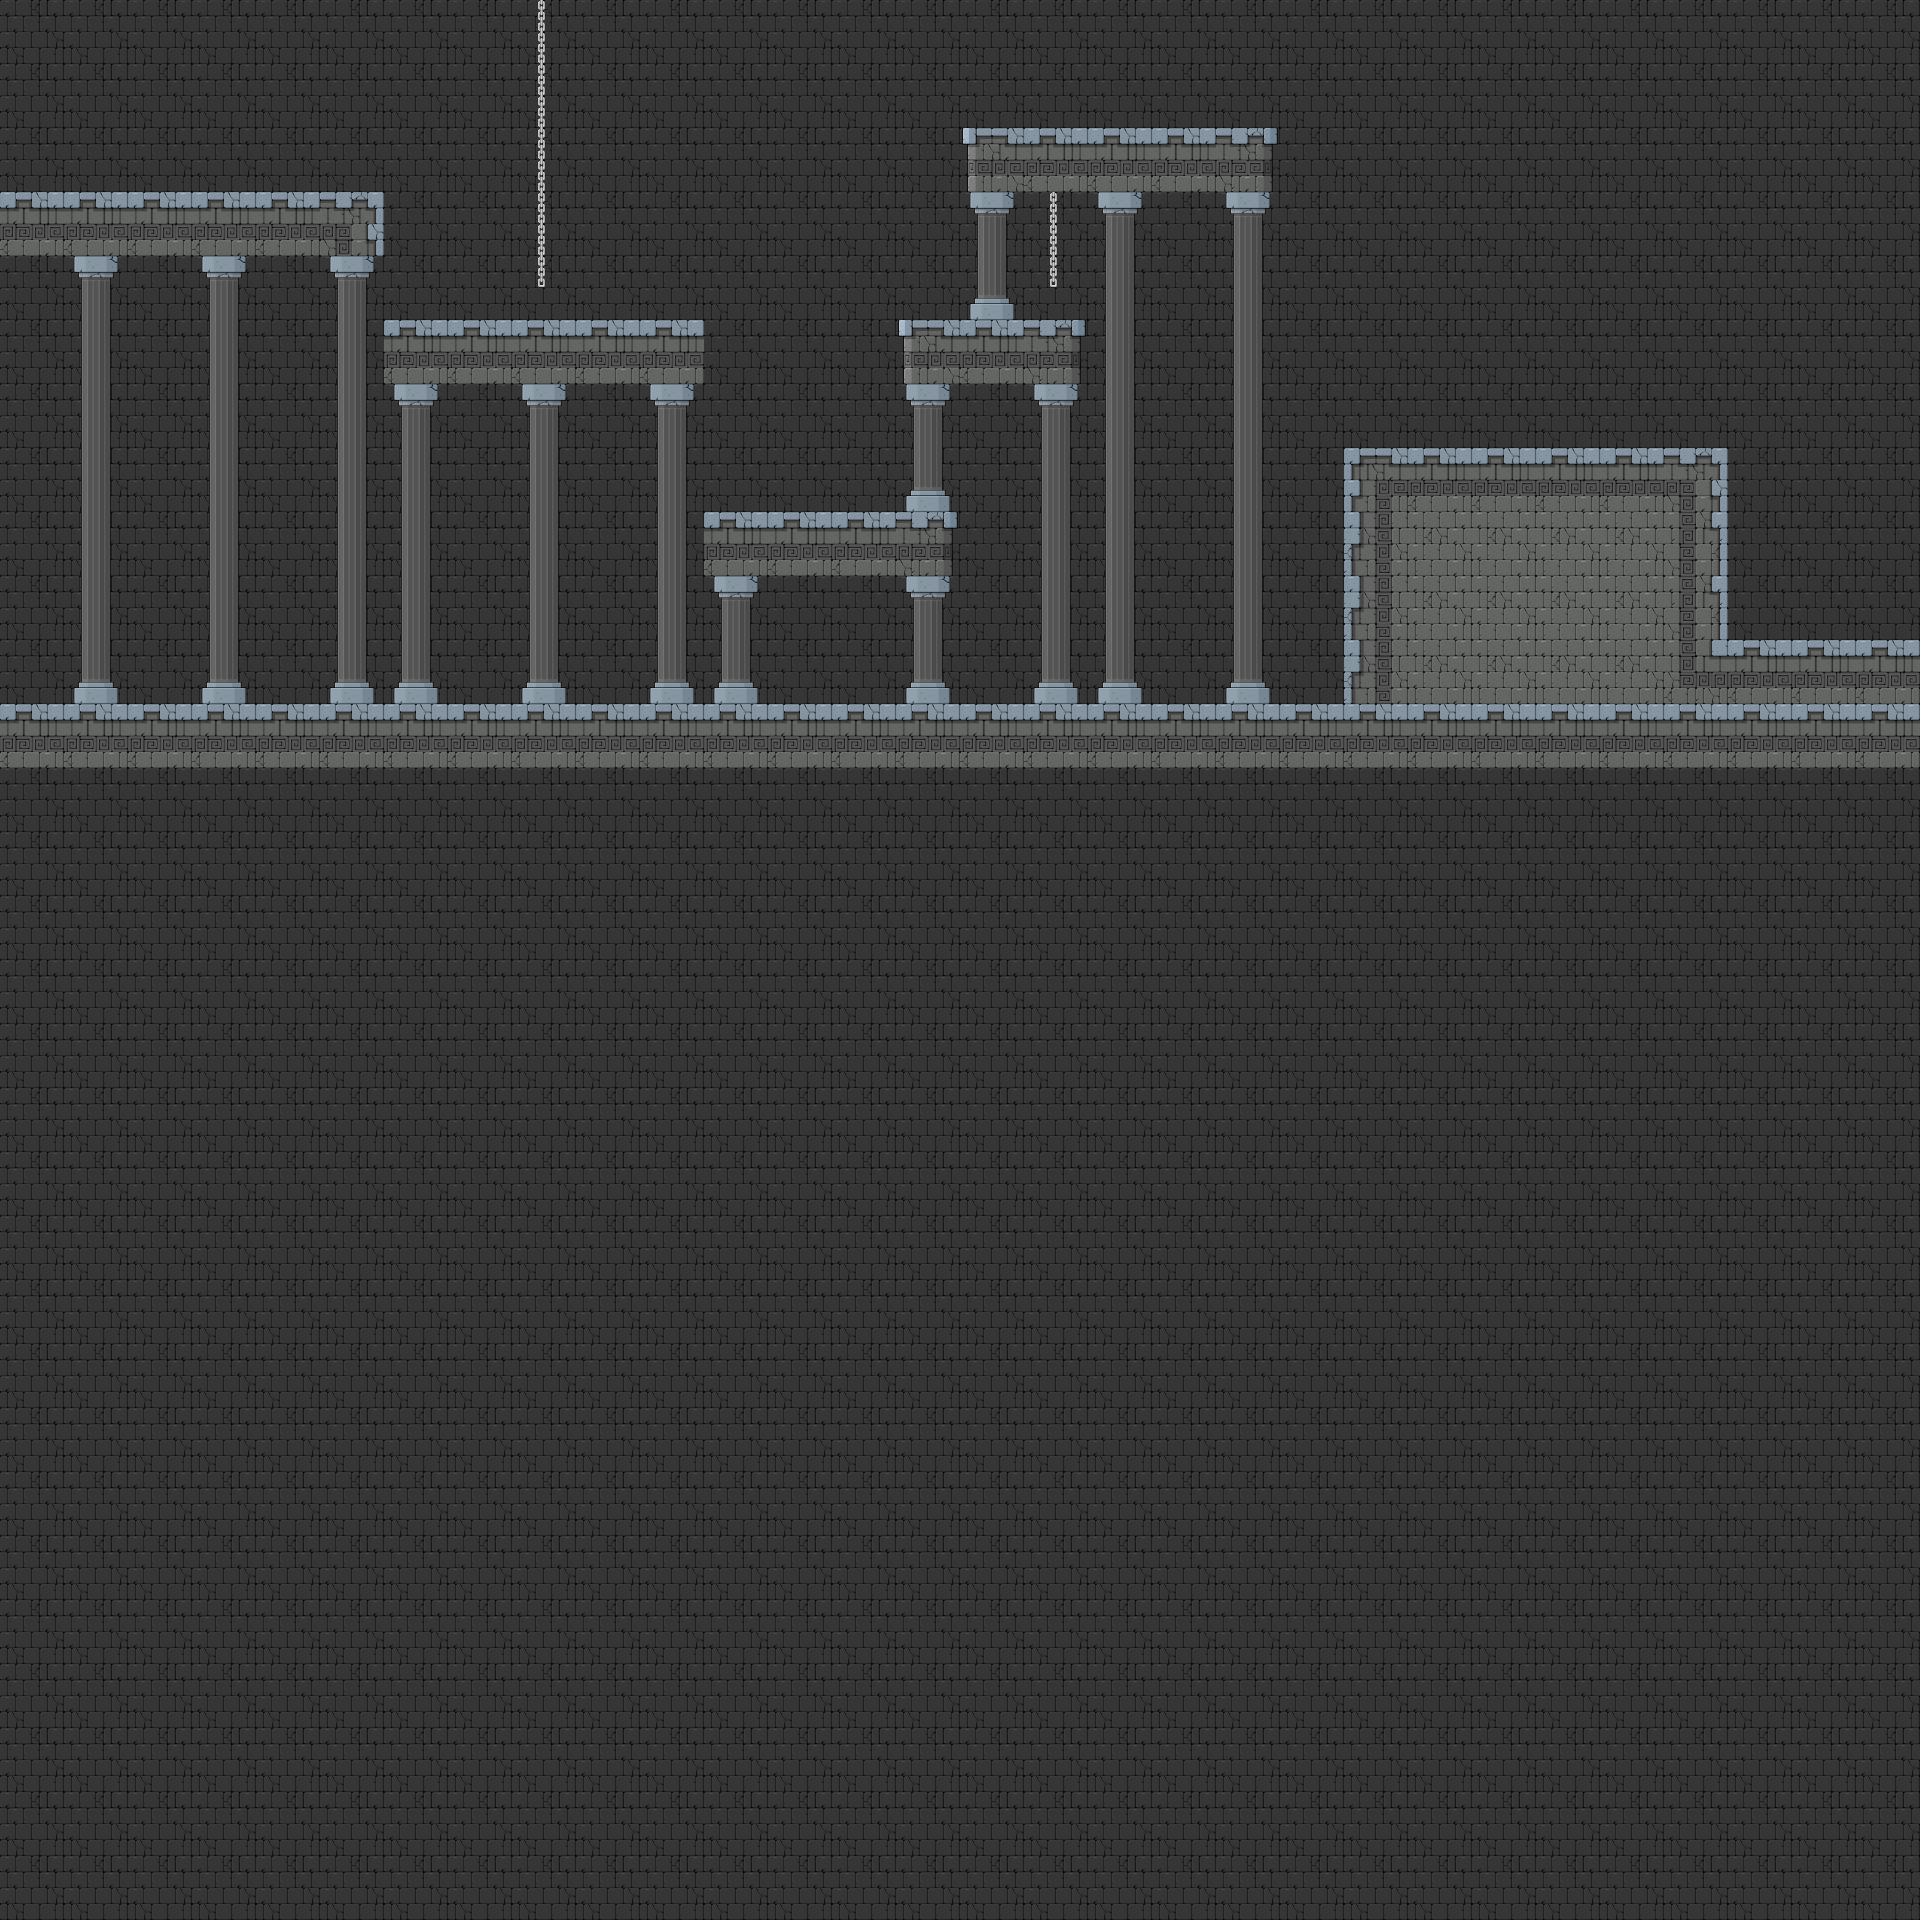

A level layout from a 2D game, rendered from its tile map. Below: a short description, then the map file with tile-grid data replaced by summaries:
An orthogonal 30x30 tile map with 64x64 px tiles, 5 tile layers (Background, Floor, MidGround, Player, ...).

<map version="1.0" orientation="orthogonal" renderorder="right-down" width="30" height="30" tilewidth="64" tileheight="64" nextobjectid="1">
 <tileset firstgid="1" name="Tileset" tilewidth="64" tileheight="64" tilecount="72" columns="8">
  <image source="Tileset.png" width="512" height="576" />
 </tileset>
 <layer name="Background" width="30" height="30">
  <data>[900 cells, 900 non-empty, 1 distinct tile ids]</data>
 </layer>
 <layer name="Floor" width="30" height="30">
  <data>[900 cells, 50 non-empty, 9 distinct tile ids]</data>
 </layer>
 <layer name="MidGround" width="30" height="30">
  <data>[900 cells, 95 non-empty, 4 distinct tile ids]</data>
 </layer>
 <layer name="Player" width="30" height="30">
  <data>[900 cells, 0 non-empty, 0 distinct tile ids]</data>
 </layer>
 <layer name="forGround" width="30" height="30">
  <data>[900 cells, 7 non-empty, 2 distinct tile ids]</data>
 </layer>
</map>
